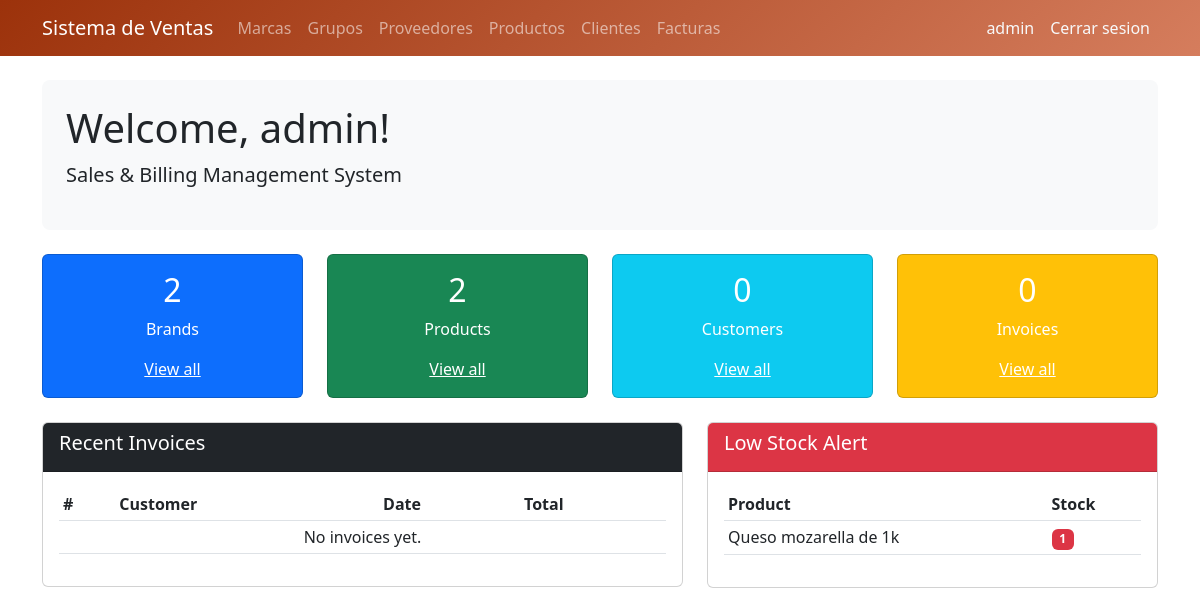
Before: / (signed in) with the older database file.
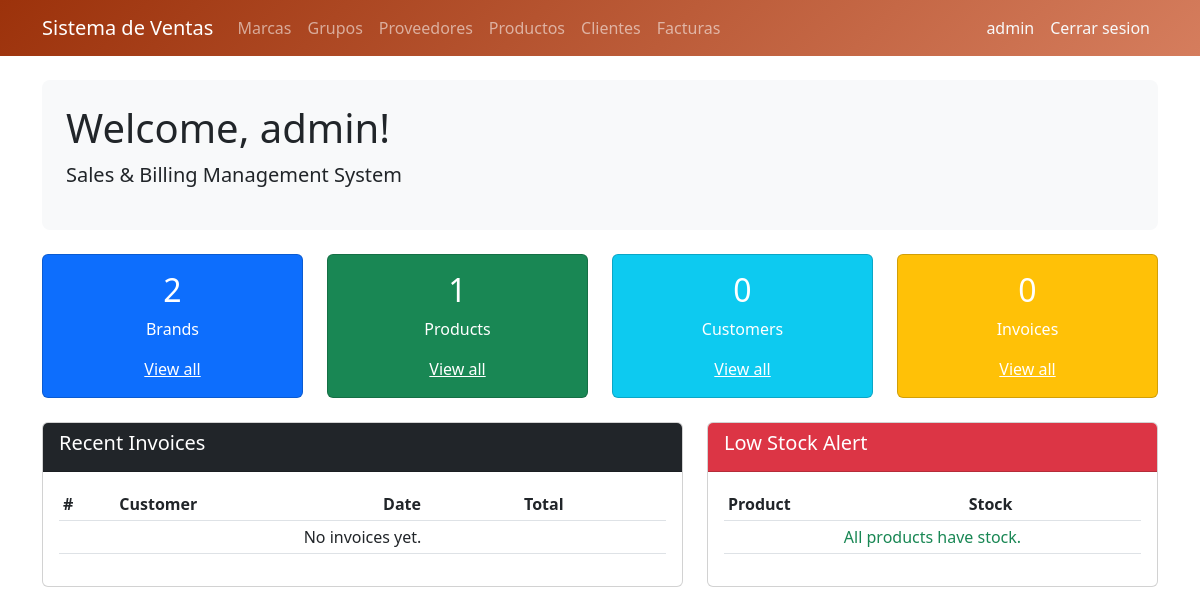
After: the same page with the newer database file.
### billing/models.py (models this page shows, shortened)
class Product(models.Model):
    name = models.CharField(max_length=200, verbose_name='Product Name')
    description = models.TextField(blank=True, null=True)
    brand = models.ForeignKey(Brand, on_delete=models.PROTECT, related_name='products')
    group = models.ForeignKey(ProductGroup, on_delete=models.PROTECT, related_name='products')
    suppliers = models.ManyToManyField(Supplier, related_name='products', blank=True)
    unit_price = models.DecimalField(max_digits=12, decimal_places=2)
    stock = models.IntegerField(default=0)
    is_active = models.BooleanField(default=True)
    image = models.ImageField(upload_to='products/', blank=True, null=True)
    created_at = models.DateTimeField(auto_now_add=True)
    updated_at = models.DateTimeField(auto_now=True)
    class Meta:
        verbose_name = 'Product'
        verbose_name_plural = 'Products'
        ordering = ['name']

### billing/views.py (the view)
# urls.py: path('', views.home, name='home'),
@login_required
def home(request):
    context = {
        'total_brands': Brand.objects.count(),
        'total_products': Product.objects.count(),
        'total_customers': Customer.objects.count(),
        'total_invoices': Invoice.objects.count(),
        'recent_invoices': Invoice.objects.all()[:5],  # Últimas 5
        'low_stock': Product.objects.filter(stock__lte=5, is_active=True),
    }
    return render(request, 'billing/home.html', context)

### billing/templates/billing/home.html (shortened to what this page needs)
{% extends 'billing/base.html' %}
{% block content %}
<div class="p-4 mb-4 bg-light rounded-3">
  <h1>Welcome, {{ user.first_name|default:user.username }}!</h1>
  <p class="lead">Sales & Billing Management System</p>
</div>
<div class="row mb-4">
  <div class="col-md-3">
    <div class="card text-white bg-primary">
      <div class="card-body text-center">
        <h2>{{ total_brands }}</h2>
        <p>Brands</p>
        <a href="{% url 'billing:brand_list' %}" class="text-white">View all</a>
      </div>
    </div>
  </div>
  <div class="col-md-3">
    <div class="card text-white bg-success">
      <div class="card-body text-center">
        <h2>{{ total_products }}</h2>
        <p>Products</p>
        <a href="{% url 'billing:product_list' %}" class="text-white">View all</a>
      </div>
    </div>
  </div>
  <div class="col-md-3">
    <div class="card text-white bg-info">
      <div class="card-body text-center">
        <h2>{{ total_customers }}</h2>
        <p>Customers</p>
        <a href="{% url 'billing:customer_list' %}" class="text-white">View all</a>
      </div>
    </div>
  </div>
  <div class="col-md-3">
    <div class="card text-white bg-warning">
      <div class="card-body text-center">
        <h2>{{ total_invoices }}</h2>
        <p>Invoices</p>
        <a href="{% url 'billing:invoice_list' %}" class="text-white">View all</a>
      </div>
    </div>
  </div>
</div>
<div class="row">
  <div class="col-md-7">
    <div class="card">
      <div class="card-header bg-dark text-white"><h5>Recent Invoices</h5></div>
      <div class="card-body">
        <table class="table table-sm">
          <thead><tr><th>#</th><th>Customer</th><th>Date</th><th>Total</th></tr></thead>
          <tbody>
            {% for inv in recent_invoices %}
            <tr>
              <td>{{ inv.id }}</td>
              <td>{{ inv.customer }}</td>
              <td>{{ inv.invoice_date|date:"d/m/Y" }}</td>
              <td>${{ inv.total }}</td>
            </tr>
            {% empty %}
            <tr><td colspan="4" class="text-center">No invoices yet.</td></tr>
            {% endfor %}
          </tbody>
        </table>
      </div>
    </div>
  </div>
  <div class="col-md-5">
    <div class="card">
      <div class="card-header bg-danger text-white"><h5>Low Stock Alert</h5></div>
      <div class="card-body">
        <table class="table table-sm">
          <thead><tr><th>Product</th><th>Stock</th></tr></thead>
          <tbody>
            {% for p in low_stock %}
            <tr><td>{{ p.name }}</td><td><span class="badge bg-danger">{{ p.stock }}</span></td></tr>
            {% empty %}
            <tr><td colspan="2" class="text-center text-success">All products have stock.</td></tr>
            {% endfor %}
          </tbody>
        </table>
      </div>
    </div>
  </div>
</div>
{% endblock %}

Changed rows visible on the page:
removed Product: name "Queso mozarella de 1k", stock "1"
Other visible differences:
{{ total_products }}: "2" → "1"
text now shown: "All products have stock."
